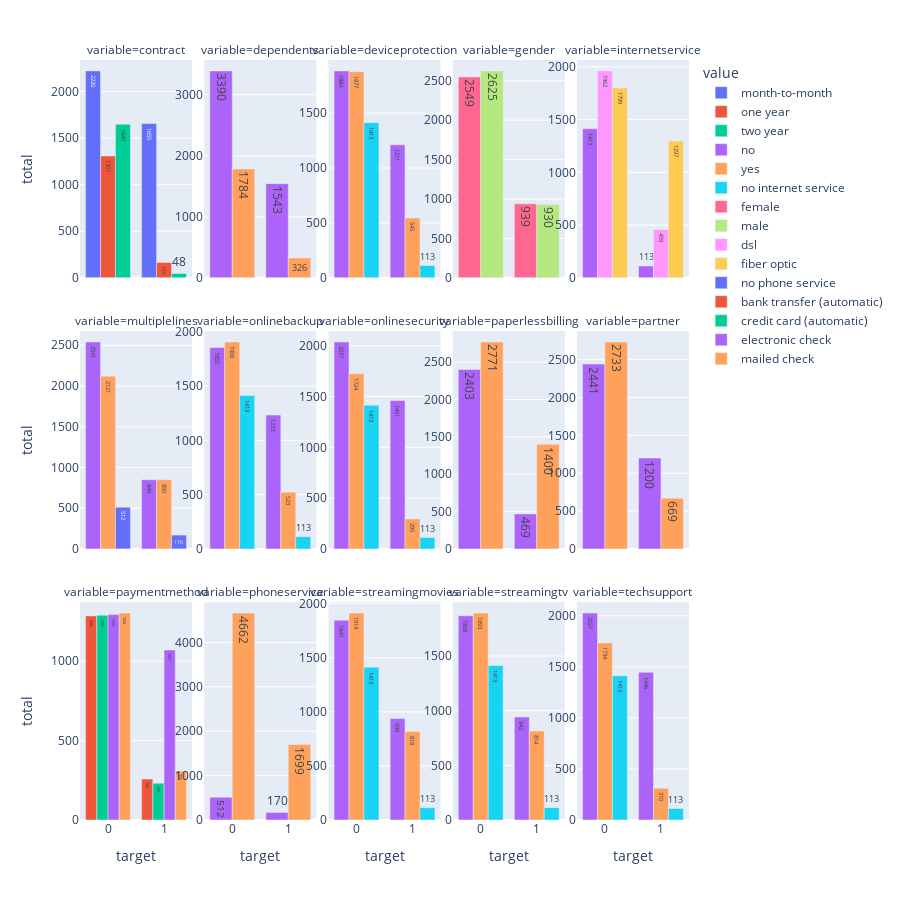

Here is the notebook cell this chart was saved with:
### Markdown cell above
## graph below shows the count of churn and no churns gender, partner and senior citizen

### Code cell
(
    df.melt(id_vars= ["target", "totalcharges"],value_vars= cat_cols)
    .groupby(["target", "variable", "value"])
    .agg(total = pd.NamedAgg( "target","count"))
    .reset_index()
    .plot.bar(x= "target", y= "total", color="value", facet_col="variable",facet_col_wrap= 5 ,   barmode= "group", height= 900, text_auto =True)
    .update_yaxes(matches =None,showticklabels=True)
    .update_xaxes(matches = None)    
)

### Figure 1 — Plotly figure (JSON) as saved in the notebook; plotly's stock layout.template omitted (floating-point values rounded to 4 significant figures)
{"data": [{"alignmentgroup": "True", "hovertemplate": "value=month-to-month<br>variable=contract<br>target=%{x}<br>total=%{y}<extra></extra>", "legendgroup": "month-to-month", "marker": {"color": "#636efa", "pattern": {"shape": ""}}, "name": "month-to-month", "offsetgroup": "month-to-month", "orientation": "v", "showlegend": true, "textposition": "auto", "texttemplate": "%{y}", "type": "bar", "x": [0, 1], "xaxis": "x11", "y": [2220, 1655], "yaxis": "y11"}, {"alignmentgroup": "True", "hovertemplate": "value=one year<br>variable=contract<br>target=%{x}<br>total=%{y}<extra></extra>", "legendgroup": "one year", "marker": {"color": "#EF553B", "pattern": {"shape": ""}}, "name": "one year", "offsetgroup": "one year", "orientation": "v", "showlegend": true, "textposition": "auto", "texttemplate": "%{y}", "type": "bar", "x": [0, 1], "xaxis": "x11", "y": [1307, 166], "yaxis": "y11"}, {"alignmentgroup": "True", "hovertemplate": "value=two year<br>variable=contract<br>target=%{x}<br>total=%{y}<extra></extra>", "legendgroup": "two year", "marker": {"color": "#00cc96", "pattern": {"shape": ""}}, "name": "two year", "offsetgroup": "two year", "orientation": "v", "showlegend": true, "textposition": "auto", "texttemplate": "%{y}", "type": "bar", "x": [0, 1], "xaxis": "x11", "y": [1647, 48], "yaxis": "y11"}, {"alignmentgroup": "True", "hovertemplate": "value=no<br>variable=dependents<br>target=%{x}<br>total=%{y}<extra></extra>", "legendgroup": "no", "marker": {"color": "#ab63fa", "pattern": {"shape": ""}}, "name": "no", "offsetgroup": "no", "orientation": "v", "showlegend": true, "textposition": "auto", "texttemplate": "%{y}", "type": "bar", "x": [0, 1], "xaxis": "x12", "y": [3390, 1543], "yaxis": "y12"}, {"alignmentgroup": "True", "hovertemplate": "value=no<br>variable=deviceprotection<br>target=%{x}<br>total=%{y}<extra></extra>", "legendgroup": "no", "marker": {"color": "#ab63fa", "pattern": {"shape": ""}}, "name": "no", "offsetgroup": "no", "orientation": "v", "showlegend": false, "textposition": "auto", "texttemplate": "%{y}", "type": "bar", "x": [0, 1], "xaxis": "x13", "y": [1884, 1211], "yaxis": "y13"}, {"alignmentgroup": "True", "hovertemplate": "value=no<br>variable=internetservice<br>target=%{x}<br>total=%{y}<extra></extra>", "legendgroup": "no", "marker": {"color": "#ab63fa", "pattern": {"shape": ""}}, "name": "no", "offsetgroup": "no", "orientation": "v", "showlegend": false, "textposition": "auto", "texttemplate": "%{y}", "type": "bar", "x": [0, 1], "xaxis": "x15", "y": [1413, 113], "yaxis": "y15"}, {"alignmentgroup": "True", "hovertemplate": "value=no<br>variable=multiplelines<br>target=%{x}<br>total=%{y}<extra></extra>", "legendgroup": "no", "marker": {"color": "#ab63fa", "pattern": {"shape": ""}}, "name": "no", "offsetgroup": "no", "orientation": "v", "showlegend": false, "textposition": "auto", "texttemplate": "%{y}", "type": "bar", "x": [0, 1], "xaxis": "x6", "y": [2541, 849], "yaxis": "y6"}, {"alignmentgroup": "True", "hovertemplate": "value=no<br>variable=onlinebackup<br>target=%{x}<br>total=%{y}<extra></extra>", "legendgroup": "no", "marker": {"color": "#ab63fa", "pattern": {"shape": ""}}, "name": "no", "offsetgroup": "no", "orientation": "v", "showlegend": false, "textposition": "auto", "texttemplate": "%{y}", "type": "bar", "x": [0, 1], "xaxis": "x7", "y": [1855, 1233], "yaxis": "y7"}, {"alignmentgroup": "True", "hovertemplate": "value=no<br>variable=onlinesecurity<br>target=%{x}<br>total=%{y}<extra></extra>", "legendgroup": "no", "marker": {"color": "#ab63fa", "pattern": {"shape": ""}}, "name": "no", "offsetgroup": "no", "orientation": "v", "showlegend": false, "textposition": "auto", "texttemplate": "%{y}", "type": "bar", "x": [0, 1], "xaxis": "x8", "y": [2037, 1461], "yaxis": "y8"}, {"alignmentgroup": "True", "hovertemplate": "value=no<br>variable=paperlessbilling<br>target=%{x}<br>total=%{y}<extra></extra>", "legendgroup": "no", "marker": {"color": "#ab63fa", "pattern": {"shape": ""}}, "name": "no", "offsetgroup": "no", "orientation": "v", "showlegend": false, "textposition": "auto", "texttemplate": "%{y}", "type": "bar", "x": [0, 1], "xaxis": "x9", "y": [2403, 469], "yaxis": "y9"}, {"alignmentgroup": "True", "hovertemplate": "value=no<br>variable=partner<br>target=%{x}<br>total=%{y}<extra></extra>", "legendgroup": "no", "marker": {"color": "#ab63fa", "pattern": {"shape": ""}}, "name": "no", "offsetgroup": "no", "orientation": "v", "showlegend": false, "textposition": "auto", "texttemplate": "%{y}", "type": "bar", "x": [0, 1], "xaxis": "x10", "y": [2441, 1200], "yaxis": "y10"}, {"alignmentgroup": "True", "hovertemplate": "value=no<br>variable=phoneservice<br>target=%{x}<br>total=%{y}<extra></extra>", "legendgroup": "no", "marker": {"color": "#ab63fa", "pattern": {"shape": ""}}, "name": "no", "offsetgroup": "no", "orientation": "v", "showlegend": false, "textposition": "auto", "texttemplate": "%{y}", "type": "bar", "x": [0, 1], "xaxis": "x2", "y": [512, 170], "yaxis": "y2"}, {"alignmentgroup": "True", "hovertemplate": "value=no<br>variable=streamingmovies<br>target=%{x}<br>total=%{y}<extra></extra>", "legendgroup": "no", "marker": {"color": "#ab63fa", "pattern": {"shape": ""}}, "name": "no", "offsetgroup": "no", "orientation": "v", "showlegend": false, "textposition": "auto", "texttemplate": "%{y}", "type": "bar", "x": [0, 1], "xaxis": "x3", "y": [1847, 938], "yaxis": "y3"}, {"alignmentgroup": "True", "hovertemplate": "value=no<br>variable=streamingtv<br>target=%{x}<br>total=%{y}<extra></extra>", "legendgroup": "no", "marker": {"color": "#ab63fa", "pattern": {"shape": ""}}, "name": "no", "offsetgroup": "no", "orientation": "v", "showlegend": false, "textposition": "auto", "texttemplate": "%{y}", "type": "bar", "x": [0, 1], "xaxis": "x4", "y": [1868, 942], "yaxis": "y4"}, {"alignmentgroup": "True", "hovertemplate": "value=no<br>variable=techsupport<br>target=%{x}<br>total=%{y}<extra></extra>", "legendgroup": "no", "marker": {"color": "#ab63fa", "pattern": {"shape": ""}}, "name": "no", "offsetgroup": "no", "orientation": "v", "showlegend": false, "textposition": "auto", "texttemplate": "%{y}", "type": "bar", "x": [0, 1], "xaxis": "x5", "y": [2027, 1446], "yaxis": "y5"}, {"alignmentgroup": "True", "hovertemplate": "value=yes<br>variable=dependents<br>target=%{x}<br>total=%{y}<extra></extra>", "legendgroup": "yes", "marker": {"color": "#FFA15A", "pattern": {"shape": ""}}, "name": "yes", "offsetgroup": "yes", "orientation": "v", "showlegend": true, "textposition": "auto", "texttemplate": "%{y}", "type": "bar", "x": [0, 1], "xaxis": "x12", "y": [1784, 326], "yaxis": "y12"}, {"alignmentgroup": "True", "hovertemplate": "value=yes<br>variable=deviceprotection<br>target=%{x}<br>total=%{y}<extra></extra>", "legendgroup": "yes", "marker": {"color": "#FFA15A", "pattern": {"shape": ""}}, "name": "yes", "offsetgroup": "yes", "orientation": "v", "showlegend": false, "textposition": "auto", "texttemplate": "%{y}", "type": "bar", "x": [0, 1], "xaxis": "x13", "y": [1877, 545], "yaxis": "y13"}, {"alignmentgroup": "True", "hovertemplate": "value=yes<br>variable=multiplelines<br>target=%{x}<br>total=%{y}<extra></extra>", "legendgroup": "yes", "marker": {"color": "#FFA15A", "pattern": {"shape": ""}}, "name": "yes", "offsetgroup": "yes", "orientation": "v", "showlegend": false, "textposition": "auto", "texttemplate": "%{y}", "type": "bar", "x": [0, 1], "xaxis": "x6", "y": [2121, 850], "yaxis": "y6"}, {"alignmentgroup": "True", "hovertemplate": "value=yes<br>variable=onlinebackup<br>target=%{x}<br>total=%{y}<extra></extra>", "legendgroup": "yes", "marker": {"color": "#FFA15A", "pattern": {"shape": ""}}, "name": "yes", "offsetgroup": "yes", "orientation": "v", "showlegend": false, "textposition": "auto", "texttemplate": "%{y}", "type": "bar", "x": [0, 1], "xaxis": "x7", "y": [1906, 523], "yaxis": "y7"}, {"alignmentgroup": "True", "hovertemplate": "value=yes<br>variable=onlinesecurity<br>target=%{x}<br>total=%{y}<extra></extra>", "legendgroup": "yes", "marker": {"color": "#FFA15A", "pattern": {"shape": ""}}, "name": "yes", "offsetgroup": "yes", "orientation": "v", "showlegend": false, "textposition": "auto", "texttemplate": "%{y}", "type": "bar", "x": [0, 1], "xaxis": "x8", "y": [1724, 295], "yaxis": "y8"}, {"alignmentgroup": "True", "hovertemplate": "value=yes<br>variable=paperlessbilling<br>target=%{x}<br>total=%{y}<extra></extra>", "legendgroup": "yes", "marker": {"color": "#FFA15A", "pattern": {"shape": ""}}, "name": "yes", "offsetgroup": "yes", "orientation": "v", "showlegend": false, "textposition": "auto", "texttemplate": "%{y}", "type": "bar", "x": [0, 1], "xaxis": "x9", "y": [2771, 1400], "yaxis": "y9"}, {"alignmentgroup": "True", "hovertemplate": "value=yes<br>variable=partner<br>target=%{x}<br>total=%{y}<extra></extra>", "legendgroup": "yes", "marker": {"color": "#FFA15A", "pattern": {"shape": ""}}, "name": "yes", "offsetgroup": "yes", "orientation": "v", "showlegend": false, "textposition": "auto", "texttemplate": "%{y}", "type": "bar", "x": [0, 1], "xaxis": "x10", "y": [2733, 669], "yaxis": "y10"}, {"alignmentgroup": "True", "hovertemplate": "value=yes<br>variable=phoneservice<br>target=%{x}<br>total=%{y}<extra></extra>", "legendgroup": "yes", "marker": {"color": "#FFA15A", "pattern": {"shape": ""}}, "name": "yes", "offsetgroup": "yes", "orientation": "v", "showlegend": false, "textposition": "auto", "texttemplate": "%{y}", "type": "bar", "x": [0, 1], "xaxis": "x2", "y": [4662, 1699], "yaxis": "y2"}, {"alignmentgroup": "True", "hovertemplate": "value=yes<br>variable=streamingmovies<br>target=%{x}<br>total=%{y}<extra></extra>", "legendgroup": "yes", "marker": {"color": "#FFA15A", "pattern": {"shape": ""}}, "name": "yes", "offsetgroup": "yes", "orientation": "v", "showlegend": false, "textposition": "auto", "texttemplate": "%{y}", "type": "bar", "x": [0, 1], "xaxis": "x3", "y": [1914, 818], "yaxis": "y3"}, {"alignmentgroup": "True", "hovertemplate": "value=yes<br>variable=streamingtv<br>target=%{x}<br>total=%{y}<extra></extra>", "legendgroup": "yes", "marker": {"color": "#FFA15A", "pattern": {"shape": ""}}, "name": "yes", "offsetgroup": "yes", "orientation": "v", "showlegend": false, "textposition": "auto", "texttemplate": "%{y}", "type": "bar", "x": [0, 1], "xaxis": "x4", "y": [1893, 814], "yaxis": "y4"}, {"alignmentgroup": "True", "hovertemplate": "value=yes<br>variable=techsupport<br>target=%{x}<br>total=%{y}<extra></extra>", "legendgroup": "yes", "marker": {"color": "#FFA15A", "pattern": {"shape": ""}}, "name": "yes", "offsetgroup": "yes", "orientation": "v", "showlegend": false, "textposition": "auto", "texttemplate": "%{y}", "type": "bar", "x": [0, 1], "xaxis": "x5", "y": [1734, 310], "yaxis": "y5"}, {"alignmentgroup": "True", "hovertemplate": "value=no internet service<br>variable=deviceprotection<br>target=%{x}<br>total=%{y}<extra></extra>", "legendgroup": "no internet service", "marker": {"color": "#19d3f3", "pattern": {"shape": ""}}, "name": "no internet service", "offsetgroup": "no internet service", "orientation": "v", "showlegend": true, "textposition": "auto", "texttemplate": "%{y}", "type": "bar", "x": [0, 1], "xaxis": "x13", "y": [1413, 113], "yaxis": "y13"}, {"alignmentgroup": "True", "hovertemplate": "value=no internet service<br>variable=onlinebackup<br>target=%{x}<br>total=%{y}<extra></extra>", "legendgroup": "no internet service", "marker": {"color": "#19d3f3", "pattern": {"shape": ""}}, "name": "no internet service", "offsetgroup": "no internet service", "orientation": "v", "showlegend": false, "textposition": "auto", "texttemplate": "%{y}", "type": "bar", "x": [0, 1], "xaxis": "x7", "y": [1413, 113], "yaxis": "y7"}, {"alignmentgroup": "True", "hovertemplate": "value=no internet service<br>variable=onlinesecurity<br>target=%{x}<br>total=%{y}<extra></extra>", "legendgroup": "no internet service", "marker": {"color": "#19d3f3", "pattern": {"shape": ""}}, "name": "no internet service", "offsetgroup": "no internet service", "orientation": "v", "showlegend": false, "textposition": "auto", "texttemplate": "%{y}", "type": "bar", "x": [0, 1], "xaxis": "x8", "y": [1413, 113], "yaxis": "y8"}, {"alignmentgroup": "True", "hovertemplate": "value=no internet service<br>variable=streamingmovies<br>target=%{x}<br>total=%{y}<extra></extra>", "legendgroup": "no internet service", "marker": {"color": "#19d3f3", "pattern": {"shape": ""}}, "name": "no internet service", "offsetgroup": "no internet service", "orientation": "v", "showlegend": false, "textposition": "auto", "texttemplate": "%{y}", "type": "bar", "x": [0, 1], "xaxis": "x3", "y": [1413, 113], "yaxis": "y3"}, {"alignmentgroup": "True", "hovertemplate": "value=no internet service<br>variable=streamingtv<br>target=%{x}<br>total=%{y}<extra></extra>", "legendgroup": "no internet service", "marker": {"color": "#19d3f3", "pattern": {"shape": ""}}, "name": "no internet service", "offsetgroup": "no internet service", "orientation": "v", "showlegend": false, "textposition": "auto", "texttemplate": "%{y}", "type": "bar", "x": [0, 1], "xaxis": "x4", "y": [1413, 113], "yaxis": "y4"}, {"alignmentgroup": "True", "hovertemplate": "value=no internet service<br>variable=techsupport<br>target=%{x}<br>total=%{y}<extra></extra>", "legendgroup": "no internet service", "marker": {"color": "#19d3f3", "pattern": {"shape": ""}}, "name": "no internet service", "offsetgroup": "no internet service", "orientation": "v", "showlegend": false, "textposition": "auto", "texttemplate": "%{y}", "type": "bar", "x": [0, 1], "xaxis": "x5", "y": [1413, 113], "yaxis": "y5"}, {"alignmentgroup": "True", "hovertemplate": "value=female<br>variable=gender<br>target=%{x}<br>total=%{y}<extra></extra>", "legendgroup": "female", "marker": {"color": "#FF6692", "pattern": {"shape": ""}}, "name": "female", "offsetgroup": "female", "orientation": "v", "showlegend": true, "textposition": "auto", "texttemplate": "%{y}", "type": "bar", "x": [0, 1], "xaxis": "x14", "y": [2549, 939], "yaxis": "y14"}, {"alignmentgroup": "True", "hovertemplate": "value=male<br>variable=gender<br>target=%{x}<br>total=%{y}<extra></extra>", "legendgroup": "male", "marker": {"color": "#B6E880", "pattern": {"shape": ""}}, "name": "male", "offsetgroup": "male", "orientation": "v", "showlegend": true, "textposition": "auto", "texttemplate": "%{y}", "type": "bar", "x": [0, 1], "xaxis": "x14", "y": [2625, 930], "yaxis": "y14"}, {"alignmentgroup": "True", "hovertemplate": "value=dsl<br>variable=internetservice<br>target=%{x}<br>total=%{y}<extra></extra>", "legendgroup": "dsl", "marker": {"color": "#FF97FF", "pattern": {"shape": ""}}, "name": "dsl", "offsetgroup": "dsl", "orientation": "v", "showlegend": true, "textposition": "auto", "texttemplate": "%{y}", "type": "bar", "x": [0, 1], "xaxis": "x15", "y": [1962, 459], "yaxis": "y15"}, {"alignmentgroup": "True", "hovertemplate": "value=fiber optic<br>variable=internetservice<br>target=%{x}<br>total=%{y}<extra></extra>", "legendgroup": "fiber optic", "marker": {"color": "#FECB52", "pattern": {"shape": ""}}, "name": "fiber optic", "offsetgroup": "fiber optic", "orientation": "v", "showlegend": true, "textposition": "auto", "texttemplate": "%{y}", "type": "bar", "x": [0, 1], "xaxis": "x15", "y": [1799, 1297], "yaxis": "y15"}, {"alignmentgroup": "True", "hovertemplate": "value=no phone service<br>variable=multiplelines<br>target=%{x}<br>total=%{y}<extra></extra>", "legendgroup": "no phone service", "marker": {"color": "#636efa", "pattern": {"shape": ""}}, "name": "no phone service", "offsetgroup": "no phone service", "orientation": "v", "showlegend": true, "textposition": "auto", "texttemplate": "%{y}", "type": "bar", "x": [0, 1], "xaxis": "x6", "y": [512, 170], "yaxis": "y6"}, {"alignmentgroup": "True", "hovertemplate": "value=bank transfer (automatic)<br>variable=paymentmethod<br>target=%{x}<br>total=%{y}<extra></extra>", "legendgroup": "bank transfer (automatic)", "marker": {"color": "#EF553B", "pattern": {"shape": ""}}, "name": "bank transfer (automatic)", "offsetgroup": "bank transfer (automatic)", "orientation": "v", "showlegend": true, "textposition": "auto", "texttemplate": "%{y}", "type": "bar", "x": [0, 1], "xaxis": "x", "y": [1286, 258], "yaxis": "y"}, {"alignmentgroup": "True", "hovertemplate": "value=credit card (automatic)<br>variable=paymentmethod<br>target=%{x}<br>total=%{y}<extra></extra>", "legendgroup": "credit card (automatic)", "marker": {"color": "#00cc96", "pattern": {"shape": ""}}, "name": "credit card (automatic)", "offsetgroup": "credit card (automatic)", "orientation": "v", "showlegend": true, "textposition": "auto", "texttemplate": "%{y}", "type": "bar", "x": [0, 1], "xaxis": "x", "y": [1290, 232], "yaxis": "y"}, {"alignmentgroup": "True", "hovertemplate": "value=electronic check<br>variable=paymentmethod<br>target=%{x}<br>total=%{y}<extra></extra>", "legendgroup": "electronic check", "marker": {"color": "#ab63fa", "pattern": {"shape": ""}}, "name": "electronic check", "offsetgroup": "electronic check", "orientation": "v", "showlegend": true, "textposition": "auto", "texttemplate": "%{y}", "type": "bar", "x": [0, 1], "xaxis": "x", "y": [1294, 1071], "yaxis": "y"}, {"alignmentgroup": "True", "hovertemplate": "value=mailed check<br>variable=paymentmethod<br>target=%{x}<br>total=%{y}<extra></extra>", "legendgroup": "mailed check", "marker": {"color": "#FFA15A", "pattern": {"shape": ""}}, "name": "mailed check", "offsetgroup": "mailed check", "orientation": "v", "showlegend": true, "textposition": "auto", "texttemplate": "%{y}", "type": "bar", "x": [0, 1], "xaxis": "x", "y": [1304, 308], "yaxis": "y"}], "layout": {"annotations": [{"font": {}, "showarrow": false, "text": "variable=paymentmethod", "x": 0.092, "xanchor": "center", "xref": "paper", "y": 0.2867, "yanchor": "bottom", "yref": "paper"}, {"font": {}, "showarrow": false, "text": "variable=phoneservice", "x": 0.296, "xanchor": "center", "xref": "paper", "y": 0.2867, "yanchor": "bottom", "yref": "paper"}, {"font": {}, "showarrow": false, "text": "variable=streamingmovies", "x": 0.5, "xanchor": "center", "xref": "paper", "y": 0.2867, "yanchor": "bottom", "yref": "paper"}, {"font": {}, "showarrow": false, "text": "variable=streamingtv", "x": 0.704, "xanchor": "center", "xref": "paper", "y": 0.2867, "yanchor": "bottom", "yref": "paper"}, {"font": {}, "showarrow": false, "text": "variable=techsupport", "x": 0.908, "xanchor": "center", "xref": "paper", "y": 0.2867, "yanchor": "bottom", "yref": "paper"}, {"font": {}, "showarrow": false, "text": "variable=multiplelines", "x": 0.092, "xanchor": "center", "xref": "paper", "y": 0.6433, "yanchor": "bottom", "yref": "paper"}, {"font": {}, "showarrow": false, "text": "variable=onlinebackup", "x": 0.296, "xanchor": "center", "xref": "paper", "y": 0.6433, "yanchor": "bottom", "yref": "paper"}, {"font": {}, "showarrow": false, "text": "variable=onlinesecurity", "x": 0.5, "xanchor": "center", "xref": "paper", "y": 0.6433, "yanchor": "bottom", "yref": "paper"}, {"font": {}, "showarrow": false, "text": "variable=paperlessbilling", "x": 0.704, "xanchor": "center", "xref": "paper", "y": 0.6433, "yanchor": "bottom", "yref": "paper"}, {"font": {}, "showarrow": false, "text": "variable=partner", "x": 0.908, "xanchor": "center", "xref": "paper", "y": 0.6433, "yanchor": "bottom", "yref": "paper"}, {"font": {}, "showarrow": false, "text": "variable=contract", "x": 0.092, "xanchor": "center", "xref": "paper", "y": 1.0, "yanchor": "bottom", "yref": "paper"}, {"font": {}, "showarrow": false, "text": "variable=dependents", "x": 0.296, "xanchor": "center", "xref": "paper", "y": 1.0, "yanchor": "bottom", "yref": "paper"}, {"font": {}, "showarrow": false, "text": "variable=deviceprotection", "x": 0.5, "xanchor": "center", "xref": "paper", "y": 1.0, "yanchor": "bottom", "yref": "paper"}, {"font": {}, "showarrow": false, "text": "variable=gender", "x": 0.704, "xanchor": "center", "xref": "paper", "y": 1.0, "yanchor": "bottom", "yref": "paper"}, {"font": {}, "showarrow": false, "text": "variable=internetservice", "x": 0.908, "xanchor": "center", "xref": "paper", "y": 1.0, "yanchor": "bottom", "yref": "paper"}], "barmode": "group", "height": 900, "legend": {"title": {"text": "value"}, "tracegroupgap": 0}, "margin": {"t": 60}, "xaxis": {"anchor": "y", "domain": [0, 0.184], "title": {"text": "target"}}, "xaxis10": {"anchor": "y10", "domain": [0.816, 1], "showticklabels": false}, "xaxis11": {"anchor": "y11", "domain": [0, 0.184], "showticklabels": false}, "xaxis12": {"anchor": "y12", "domain": [0.204, 0.388], "showticklabels": false}, "xaxis13": {"anchor": "y13", "domain": [0.408, 0.592], "showticklabels": false}, "xaxis14": {"anchor": "y14", "domain": [0.612, 0.796], "showticklabels": false}, "xaxis15": {"anchor": "y15", "domain": [0.816, 1], "showticklabels": false}, "xaxis2": {"anchor": "y2", "domain": [0.204, 0.388], "title": {"text": "target"}}, "xaxis3": {"anchor": "y3", "domain": [0.408, 0.592], "title": {"text": "target"}}, "xaxis4": {"anchor": "y4", "domain": [0.612, 0.796], "title": {"text": "target"}}, "xaxis5": {"anchor": "y5", "domain": [0.816, 1], "title": {"text": "target"}}, "xaxis6": {"anchor": "y6", "domain": [0, 0.184], "showticklabels": false}, "xaxis7": {"anchor": "y7", "domain": [0.204, 0.388], "showticklabels": false}, "xaxis8": {"anchor": "y8", "domain": [0.408, 0.592], "showticklabels": false}, "xaxis9": {"anchor": "y9", "domain": [0.612, 0.796], "showticklabels": false}, "yaxis": {"anchor": "x", "domain": [0, 0.2867], "showticklabels": true, "title": {"text": "total"}}, "yaxis10": {"anchor": "x10", "domain": [0.3567, 0.6433], "showticklabels": true}, "yaxis11": {"anchor": "x11", "domain": [0.7133, 1.0], "showticklabels": true, "title": {"text": "total"}}, "yaxis12": {"anchor": "x12", "domain": [0.7133, 1.0], "showticklabels": true}, "yaxis13": {"anchor": "x13", "domain": [0.7133, 1.0], "showticklabels": true}, "yaxis14": {"anchor": "x14", "domain": [0.7133, 1.0], "showticklabels": true}, "yaxis15": {"anchor": "x15", "domain": [0.7133, 1.0], "showticklabels": true}, "yaxis2": {"anchor": "x2", "domain": [0, 0.2867], "showticklabels": true}, "yaxis3": {"anchor": "x3", "domain": [0, 0.2867], "showticklabels": true}, "yaxis4": {"anchor": "x4", "domain": [0, 0.2867], "showticklabels": true}, "yaxis5": {"anchor": "x5", "domain": [0, 0.2867], "showticklabels": true}, "yaxis6": {"anchor": "x6", "domain": [0.3567, 0.6433], "showticklabels": true, "title": {"text": "total"}}, "yaxis7": {"anchor": "x7", "domain": [0.3567, 0.6433], "showticklabels": true}, "yaxis8": {"anchor": "x8", "domain": [0.3567, 0.6433], "showticklabels": true}, "yaxis9": {"anchor": "x9", "domain": [0.3567, 0.6433], "showticklabels": true}}}
